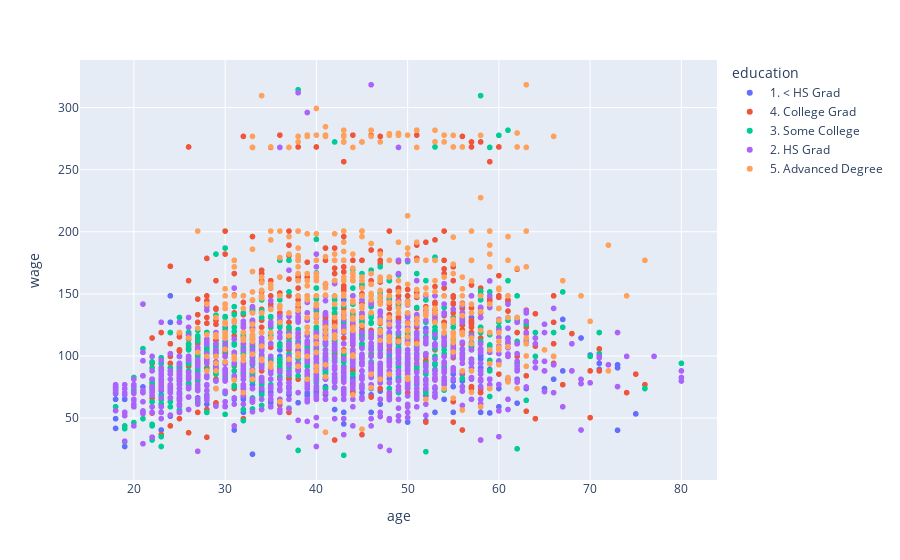

Source (notebook cell):
### Code cell
px.scatter(wage_df, x='age', y='wage', color='education')

### Figure 1 — Plotly figure (JSON) as saved in the notebook; plotly's stock layout.template omitted (floating-point values rounded to 4 significant figures; data arrays with more than 128 entries replaced by an {"elided": "..."} marker saying what was removed)
{"data": [{"hovertemplate": "education=1. < HS Grad<br>age=%{x}<br>wage=%{y}<extra></extra>", "legendgroup": "1. < HS Grad", "marker": {"color": "#636efa", "symbol": "circle"}, "mode": "markers", "name": "1. < HS Grad", "showlegend": true, "type": "scattergl", "x": {"elided": "268 int values"}, "xaxis": "x", "y": {"elided": "268 float values"}, "yaxis": "y"}, {"hovertemplate": "education=4. College Grad<br>age=%{x}<br>wage=%{y}<extra></extra>", "legendgroup": "4. College Grad", "marker": {"color": "#EF553B", "symbol": "circle"}, "mode": "markers", "name": "4. College Grad", "showlegend": true, "type": "scattergl", "x": {"elided": "685 int values"}, "xaxis": "x", "y": {"elided": "685 float values"}, "yaxis": "y"}, {"hovertemplate": "education=3. Some College<br>age=%{x}<br>wage=%{y}<extra></extra>", "legendgroup": "3. Some College", "marker": {"color": "#00cc96", "symbol": "circle"}, "mode": "markers", "name": "3. Some College", "showlegend": true, "type": "scattergl", "x": {"elided": "650 int values"}, "xaxis": "x", "y": {"elided": "650 float values"}, "yaxis": "y"}, {"hovertemplate": "education=2. HS Grad<br>age=%{x}<br>wage=%{y}<extra></extra>", "legendgroup": "2. HS Grad", "marker": {"color": "#ab63fa", "symbol": "circle"}, "mode": "markers", "name": "2. HS Grad", "showlegend": true, "type": "scattergl", "x": {"elided": "971 int values"}, "xaxis": "x", "y": {"elided": "971 float values"}, "yaxis": "y"}, {"hovertemplate": "education=5. Advanced Degree<br>age=%{x}<br>wage=%{y}<extra></extra>", "legendgroup": "5. Advanced Degree", "marker": {"color": "#FFA15A", "symbol": "circle"}, "mode": "markers", "name": "5. Advanced Degree", "showlegend": true, "type": "scattergl", "x": {"elided": "426 int values"}, "xaxis": "x", "y": {"elided": "426 float values"}, "yaxis": "y"}], "layout": {"legend": {"title": {"text": "education"}, "tracegroupgap": 0}, "margin": {"t": 60}, "xaxis": {"anchor": "y", "domain": [0, 1], "title": {"text": "age"}}, "yaxis": {"anchor": "x", "domain": [0, 1], "title": {"text": "wage"}}}}
